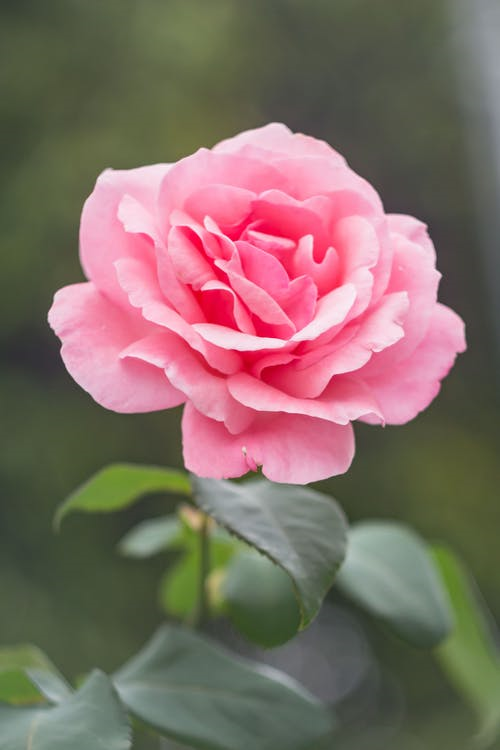
%> input picture flower.png, 500 x 750 px
$ octave usingCannyEdge.m   (GNU Octave 9; MATLAB toolbox functions it lacks are replaced by stand-ins)
%> lines starting %> are read from the running program, lines starting %| are printed output that depends on the picture; in (x1, y1, x2, y2) boxes, pixels count from 0 and x2, y2 are one past the last pixel; in counts of white or black regions, pixels touching at a corner belong together; the program's own positions count from 1
%usingCannyEdge, used in ECE 593-01 HW1, written by Kaleb Byrum on 1/10/2019

clear all
close all

I = imread("flower.png");
%> I is the input picture: size 750x500x3 uint8; mean R, G, B 129.4, 108.4, 101.6
%Generate grayscale version of input image.
I2 = rgb2gray(I);
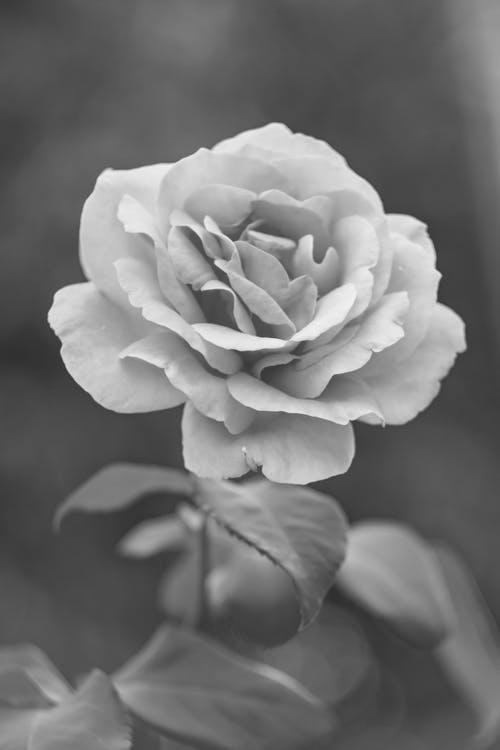
%> I2: size 750x500 uint8; min 45, max 243, mean 113.9
figure, imshow(I2), saveas(gcf,"usingCannyEdge/grayScaleFlower.png");
%Create Canny Edge Enhanced Image
BW1 = edge(I2, "Canny");
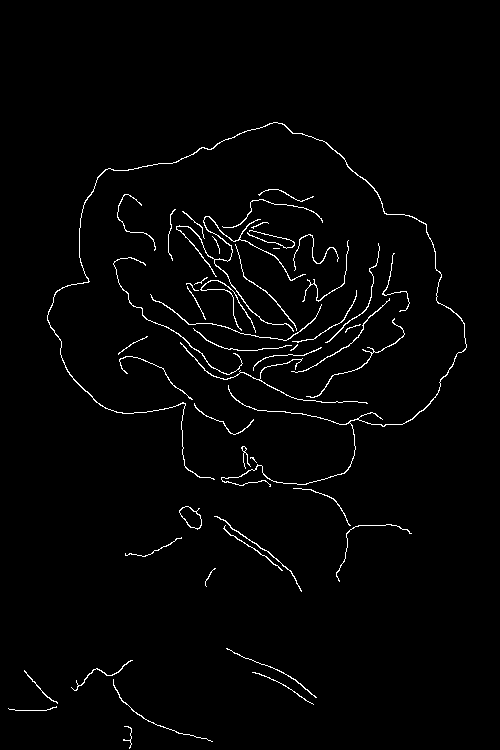
%> BW1: size 750x500 logical; 1.9% white in thin lines or dots, all inside (x1, y1, x2, y2) = (8, 122, 467, 749)
figure, imshow(BW1), saveas(gcf, "usingCannyEdge/cannyFlower.png");

$ run again, with cat.jpg saved as flower.png
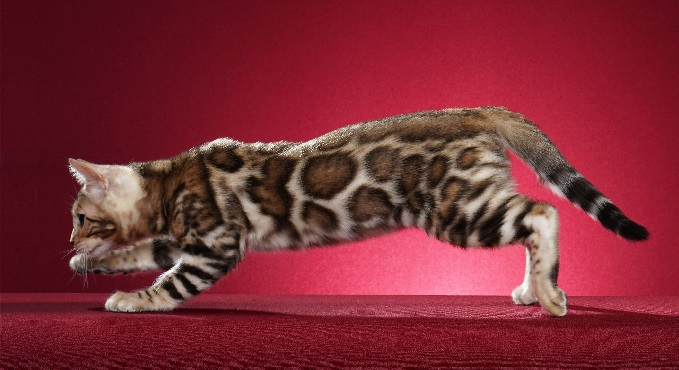
%> input picture cat.jpg, 679 x 370 px
%> I is the input picture: size 370x679x3 uint8; mean R, G, B 126.2, 42.8, 53
%> `I2 = rgb2gray(I);`:
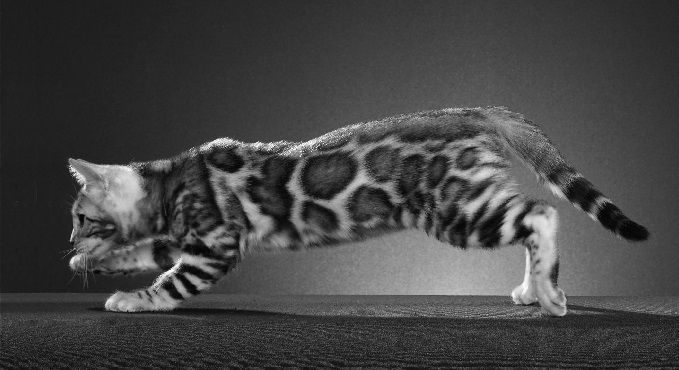
%> I2: size 370x679 uint8; min 0, max 255, mean 68.9
%> `BW1 = edge(I2, "Canny");`:
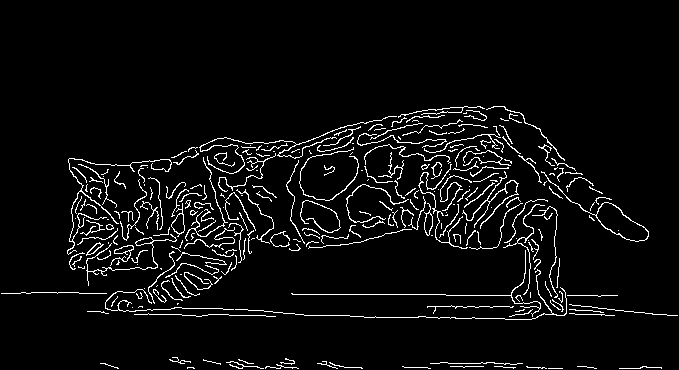
%> BW1: size 370x679 logical; 5% white in thin lines or dots, all inside (x1, y1, x2, y2) = (1, 106, 678, 369)

$ run again, with dandelion.jpg saved as flower.png
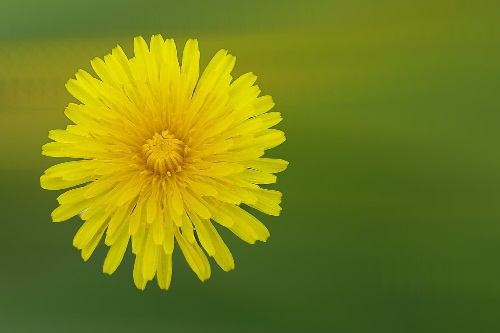
%> input picture dandelion.jpg, 500 x 333 px
%> I is the input picture: size 333x500x3 uint8; mean R, G, B 116.1, 127.7, 24.1
%> `I2 = rgb2gray(I);`:
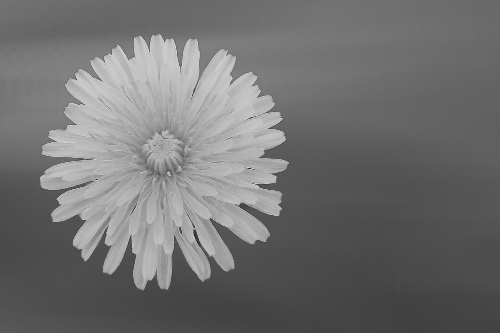
%> I2: size 333x500 uint8; min 36, max 223, mean 112.5
%> `BW1 = edge(I2, "Canny");`:
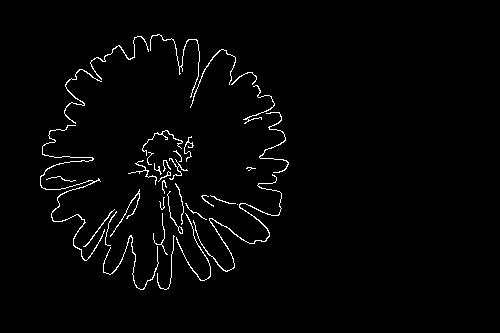
%> BW1: size 333x500 logical; 2% white in thin lines or dots, all inside (x1, y1, x2, y2) = (40, 34, 289, 290)
